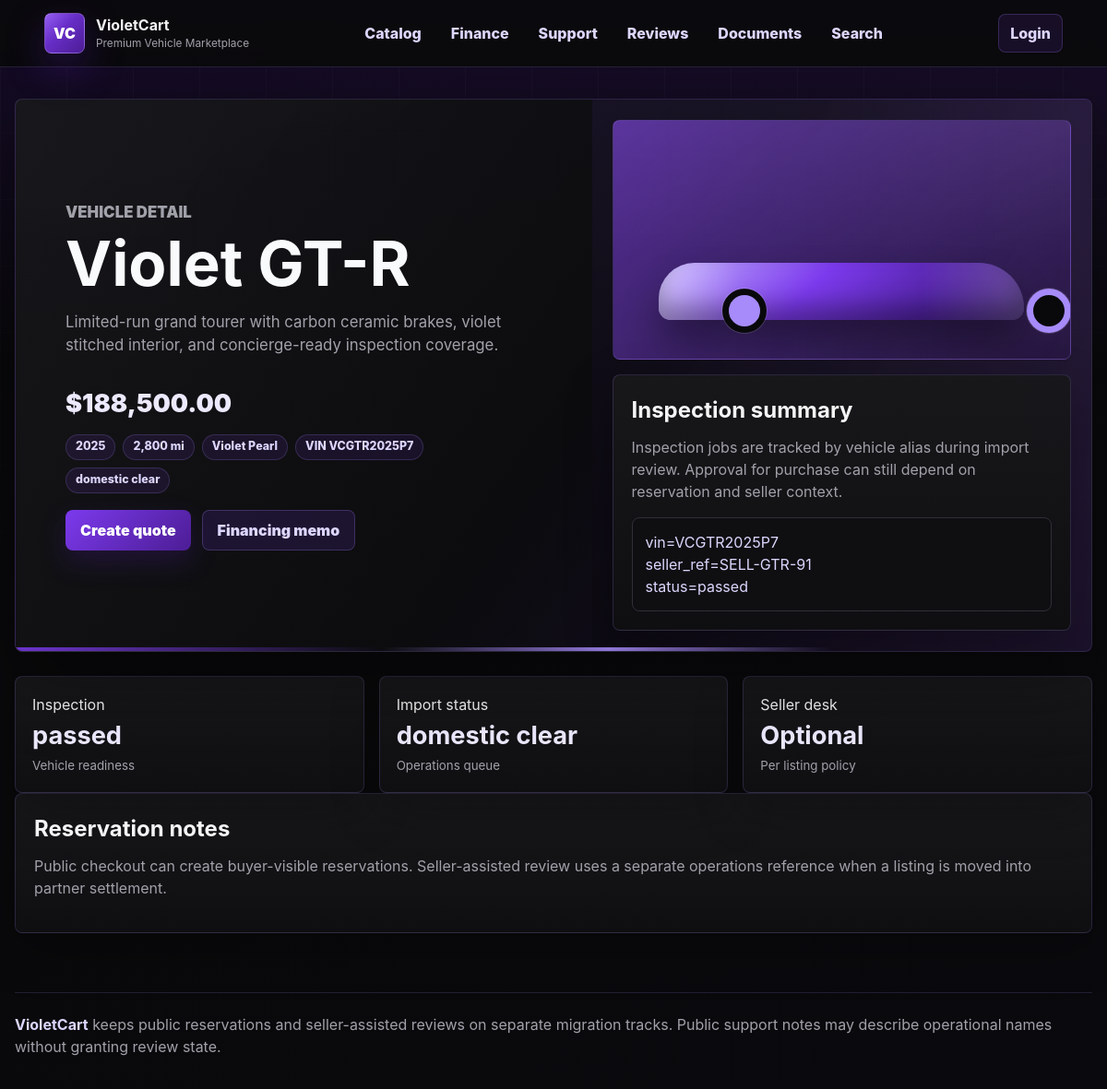
Screenshot of /lab-06-violetcart/app/car.php?id=1 with the database file from the repository.
### tables this page shows
CREATE TABLE cars (
  id INT AUTO_INCREMENT PRIMARY KEY,
  name VARCHAR(128) NOT NULL,
  slug VARCHAR(128) NOT NULL UNIQUE,
  price_cents INT NOT NULL,
  year INT NOT NULL,
  mileage INT NOT NULL,
  color VARCHAR(64) NOT NULL,
  vin VARCHAR(64) NOT NULL,
  seller_ref VARCHAR(64) NOT NULL,
  inspection_status VARCHAR(64) NOT NULL,
  import_status VARCHAR(64) NOT NULL,
  partner_only TINYINT(1) NOT NULL DEFAULT 0,
  seller_priority INT NOT NULL DEFAULT 0,
  description TEXT NOT NULL
);

### lab-06-violetcart/app/includes/db.php (called while the page is built, shortened)
<?php
function db(): PDO
{
    $host = getenv('DB_HOST') ?: 'db';
    $name = getenv('DB_NAME') ?: 'violetcart';
    $user = getenv('DB_USER') ?: 'violet';
    $pass = getenv('DB_PASS') ?: 'violetpass';
    $dsn = "mysql:host={$host};dbname={$name};charset=utf8mb4";
    $pdo = new PDO($dsn, $user, $pass, [
        PDO::ATTR_ERRMODE => PDO::ERRMODE_EXCEPTION,
        PDO::ATTR_DEFAULT_FETCH_MODE => PDO::FETCH_ASSOC,
        PDO::ATTR_EMULATE_PREPARES => false,
    ]);
    return $pdo;
}

### lab-06-violetcart/app/includes/helpers.php (called while the page is built, shortened)
<?php
require_once __DIR__ . '/db.php';
function e(?string $value): string
{
    return htmlspecialchars((string)$value, ENT_QUOTES | ENT_SUBSTITUTE, 'UTF-8');
}
function money(int $cents): string
{
    return '$' . number_format($cents / 100, 2);
}

### lab-06-violetcart/app/car.php (the view, shortened to what this page needs)
<?php
require_once __DIR__ . '/includes/layout.php';
$id = (int)($_GET['id'] ?? 0);
$stmt = db()->prepare('SELECT * FROM cars WHERE id = ?');
$stmt->execute([$id]);
$car = $stmt->fetch();
?>
<section class="hero">
  <div class="hero-copy">
    <p class="eyebrow">Vehicle detail</p>
    <h1><?= e($car['name']) ?></h1>
    <p><?= e($car['description']) ?></p>
    <strong class="price-line"><?= money((int)$car['price_cents']) ?></strong>
    <div class="pill-row">
      <span class="pill"><?= e((string)$car['year']) ?></span>
      <span class="pill"><?= number_format((int)$car['mileage']) ?> mi</span>
      <span class="pill"><?= e($car['color']) ?></span>
      <span class="pill">VIN <?= e($car['vin']) ?></span>
      <span class="pill"><?= e($car['import_status']) ?></span>
    </div>
    <div class="hero-actions">
      <a class="button" href="/finance.php?car_id=<?= (int)$car['id'] ?>">Create quote</a>
      <a class="button secondary" href="/documents.php?doc=VC-2026-0007">Financing memo</a>
    </div>
  </div>
  <div class="hero-showcase">
    <div class="vehicle-visual large" aria-hidden="true"></div>
    <div class="panel">
      <h2>Inspection summary</h2>
      <p class="muted">Inspection jobs are tracked by vehicle alias during import review. Approval for purchase can still depend on reservation and seller context.</p>
      <div class="code">vin=<?= e($car['vin']) . "\n" ?>seller_ref=<?= e($car['seller_ref']) . "\n" ?>status=<?= e($car['inspection_status']) ?></div>
    </div>
  </div>
</section>
<section class="grid">
  <div class="metric"><span>Inspection</span><strong><?= e($car['inspection_status']) ?></strong><small class="muted">Vehicle readiness</small></div>
  <div class="metric"><span>Import status</span><strong><?= e($car['import_status']) ?></strong><small class="muted">Operations queue</small></div>
  <div class="metric"><span>Seller desk</span><strong><?= (int)$car['partner_only'] === 1 ? 'Required' : 'Optional' ?></strong><small class="muted">Per listing policy</small></div>
</section>
<section class="panel">
  <h2>Reservation notes</h2>
  <p class="muted">Public checkout can create buyer-visible reservations. Seller-assisted review uses a separate operations reference when a listing is moved into partner settlement.</p>
</section>

### rows the page displays
cars: name "Violet GT-R", description "Limited-run grand tourer with carbon ceramic brakes, violet stitched interior, and concierge-ready inspection coverage.", price_cents "$188,500.00", year "2025", mileage "2,800", color "Violet Pearl", vin "VCGTR2025P7", import_status "domestic clear", seller_ref "SELL-GTR-91", inspection_status "passed"
